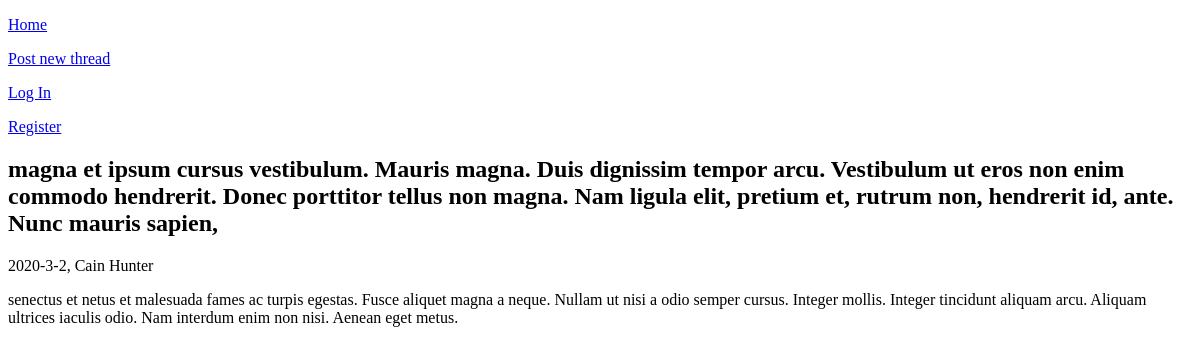
Page /2 on the earlier database version.
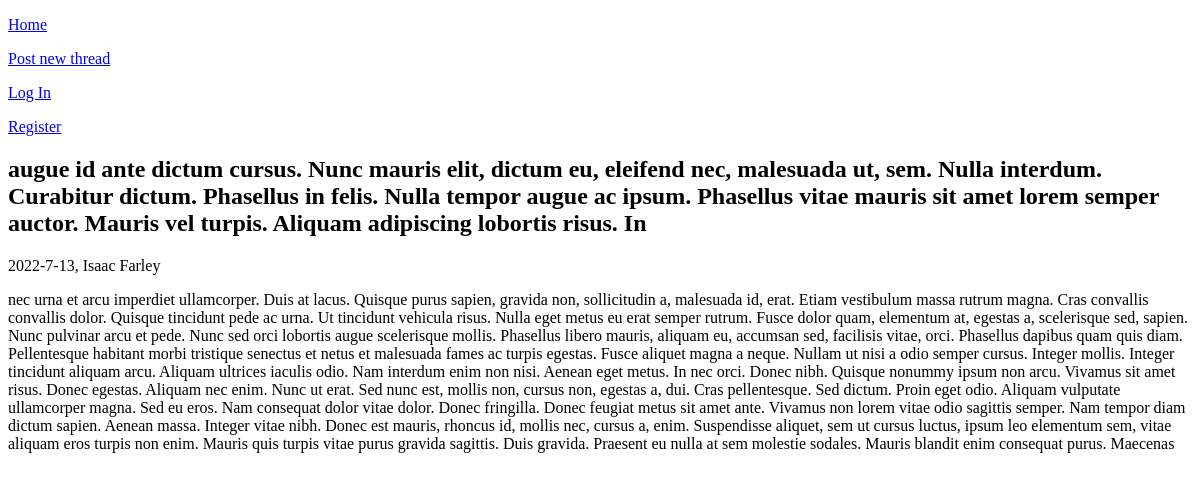
Same page on the later database version.
### tables this page shows
CREATE TABLE threads
(
    thread_id INTEGER PRIMARY KEY AUTOINCREMENT,
    title TEXT NOT NULL,
    body TEXT NOT NULL,
    date_created TEXT NOT NULL,
    user_poster TEXT NOT NULL
);

### app.py (the view)
@app.route("/<int:thread_id>")
def thread(thread_id):
    db = get_db()
    thread = db.execute("""
        SELECT * FROM threads
        WHERE thread_id = ?;
    """, (thread_id,)).fetchone()
    return render_template("thread.html", thread=thread)

### database.py (called while the page is built)
def get_db():
    if "db" not in g:
        g.db = sqlite3.connect(DATABASE,
            detect_types=sqlite3.PARSE_DECLTYPES
        )
        g.db.row_factory = sqlite3.Row
    return g.db

### templates/thread.html (shortened to what this page needs)
{% extends 'base.html' %}
{% block main_content %}
<h2>{{ thread["title"] }}</h2>
<p>{{ thread["date_created"] }}, {{ thread["user_poster"] }}</p>
<p>{{ thread["body"] }}</p>
{% endblock %}

### templates/base.html (shortened to what this page needs)
<!DOCTYPE html>
<html lang="en">
<head>
</head>
<body>
    <nav>
        <a href="{{ url_for('index') }}">
            <p>
                Home
            </p>
        </a>
        <a href="{{ url_for('post_thread') }}">
            <p>
                Post new thread
            </p>
        </a>
        <a href="{{ url_for('login') }}">
            <p>
                Log In
            </p>
        </a>
        <a href="{{ url_for('register') }}">
            <p>
                Register
            </p>
        </a>
    </nav>
    {% block main_content %}
    {% endblock %}
</body>
</html>

Differences in the rows shown:
changed threads: title "magna et ipsum cursus vestibulum. Mauris magna. Duis dignissim tempor arcu. Vestibulum ut eros non enim commodo hendrerit. Donec porttitor tellus non magna. Nam ligula elit, pretium et, rutrum non, hendrerit id, ante. Nunc mauris sapien," → "augue id ante dictum cursus. Nunc mauris elit, dictum eu, eleifend nec, malesuada ut, sem. Nulla interdum. Curabitur dictum. Phasellus in felis. Nulla tempor augue ac ipsum. Phasellus vitae mauris sit amet lorem semper auctor. Mauris vel turpis. Aliquam adipiscing lobortis risus. In"; date_created "2020-3-2" → "2022-7-13"; user_poster "Cain Hunter" → "Isaac Farley"; body "senectus et netus et malesuada fames ac turpis egestas. Fusce aliquet magna a neque. Nullam ut nisi a odio semper cursus. Integer mollis. Integer tincidunt aliquam arcu. Aliquam ultrices iaculis odio. Nam interdum enim non nisi. Aenean eget metus." → "nec urna et arcu imperdiet ullamcorper. Duis at lacus. Quisque purus sapien, gravida non, sollicitudin a, malesuada id, erat. Etiam vestibulum massa rutrum magna. Cras convallis convallis dolor. Quisque tincidunt pede ac urna. Ut tincidunt vehicula risus. Nulla eget metus eu erat semper rutrum. Fusce dolor quam, elementum at, egestas a, scelerisque sed, sapien. Nunc pulvinar arcu et pede. Nunc sed orci lobortis augue scelerisque mollis. Phasellus libero mauris, aliquam eu, accumsan sed, facilisis vitae, orci. Phasellus dapibus quam quis diam. Pellentesque habitant morbi tristique senectus et netus et malesuada fames ac turpis egestas. Fusce aliquet magna a neque. Nullam ut nisi a odio…"
